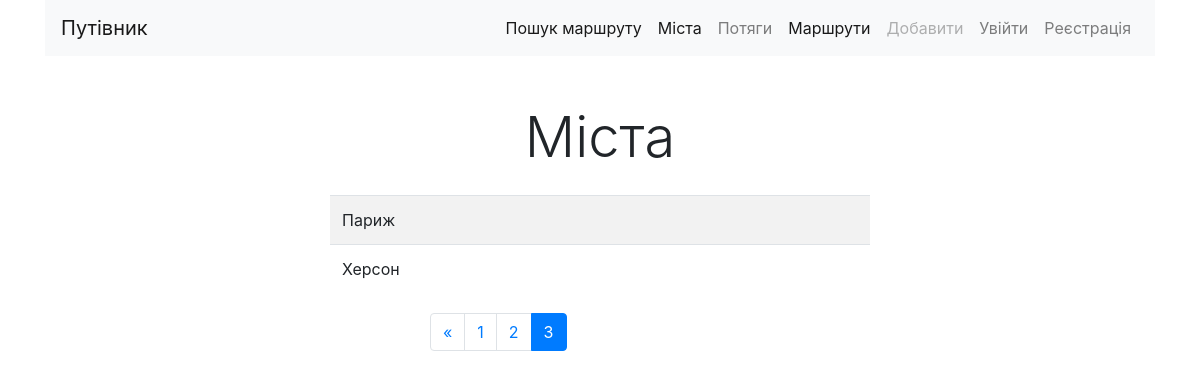
Page /cities/?page=3 on the earlier database version.
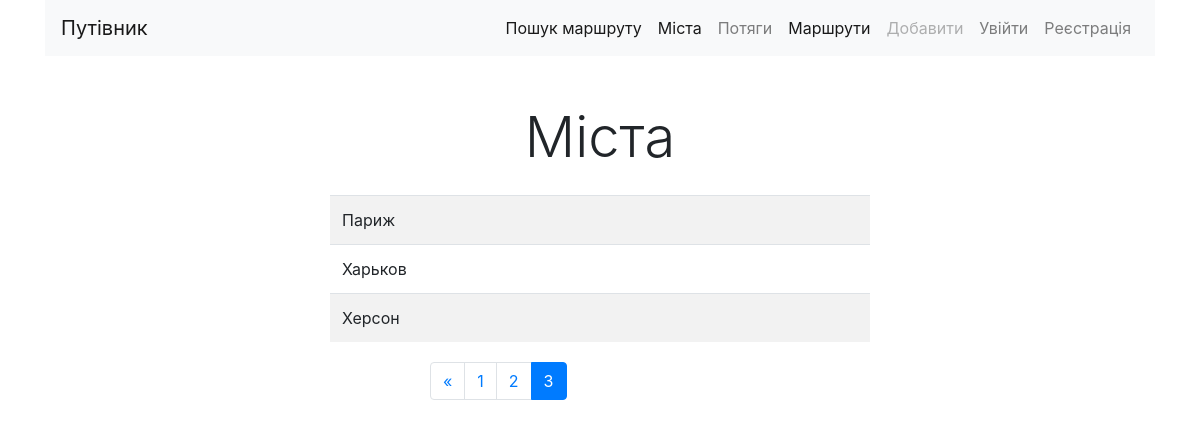
Same page on the later database version.
### cities/models.py (models this page shows, shortened)
class City(models.Model):
    name = models.CharField(max_length=100, unique=True)
    class Meta:
        verbose_name = 'Місто'
        verbose_name_plural = 'Міста'
        ordering = ['name']

### cities/views.py (the view)
# urls.py: path('', home, name='home'),
def home(request):
    cities = City.objects.all()
    paginator = Paginator(cities, 4)  # 16,17,18 це пагінатор
    page = request.GET.get('page')
    cities = paginator.get_page(page)
    context = {'objects_list': cities, }
    return render(request, 'cities/home.html', context)

### cities/templates/cities/home.html (shortened to what this page needs)
{% extends 'base.html' %}
{% block content %}
<h1 class="display-4 text-center my-4">Міста</h1>
<div class="row ">
<div class='col-md-6 mx-auto'>
<table class="table table-striped">
    <tbody>
        {% for object in objects_list %}
        <tr>
                <td>
                {{object.name}}
                </td>
            <td>
            </td>
            <td>
            </td>
        </tr>
        {% endfor %}
    </tbody>
</table>
</div>
</div>
 <div id="navigation" class="container my-1">
     <div class="row">
         <div class="col-md-8 ml-auto">
             <nav aria-label="Page navigation example">
                 <ul class="pagination ">
                     {% if objects_list.has_previous %}
                        <li class="page-item">
                            <a class="page-link"
                                href="?page={{ objects_list.previous_page_number }}"
                                    aria-label="Previous">
                            <span aria-hidden="true">&laquo;</span>
                            </a>
                        </li>
                     {% endif %}
                     {% for page in objects_list.paginator.page_range %}
                        {% if page == objects_list.number %}
                            <li class="page-item active">
                                <a class="page-link" href="#"> {{page}}
                                </a>
                            </li>
                        {% else %}
                            <li class="page-item">
                                <a class="page-link"
                                    href="?page={{page}}">
                                    {{page}}
                                </a>
                            </li>
                        {% endif %}
                     {% endfor %}
                 </ul>
             </nav>
         </div>
     </div>
 </div>
{% endblock content %}

Differences in the rows shown:
added City: name "Харьков"
